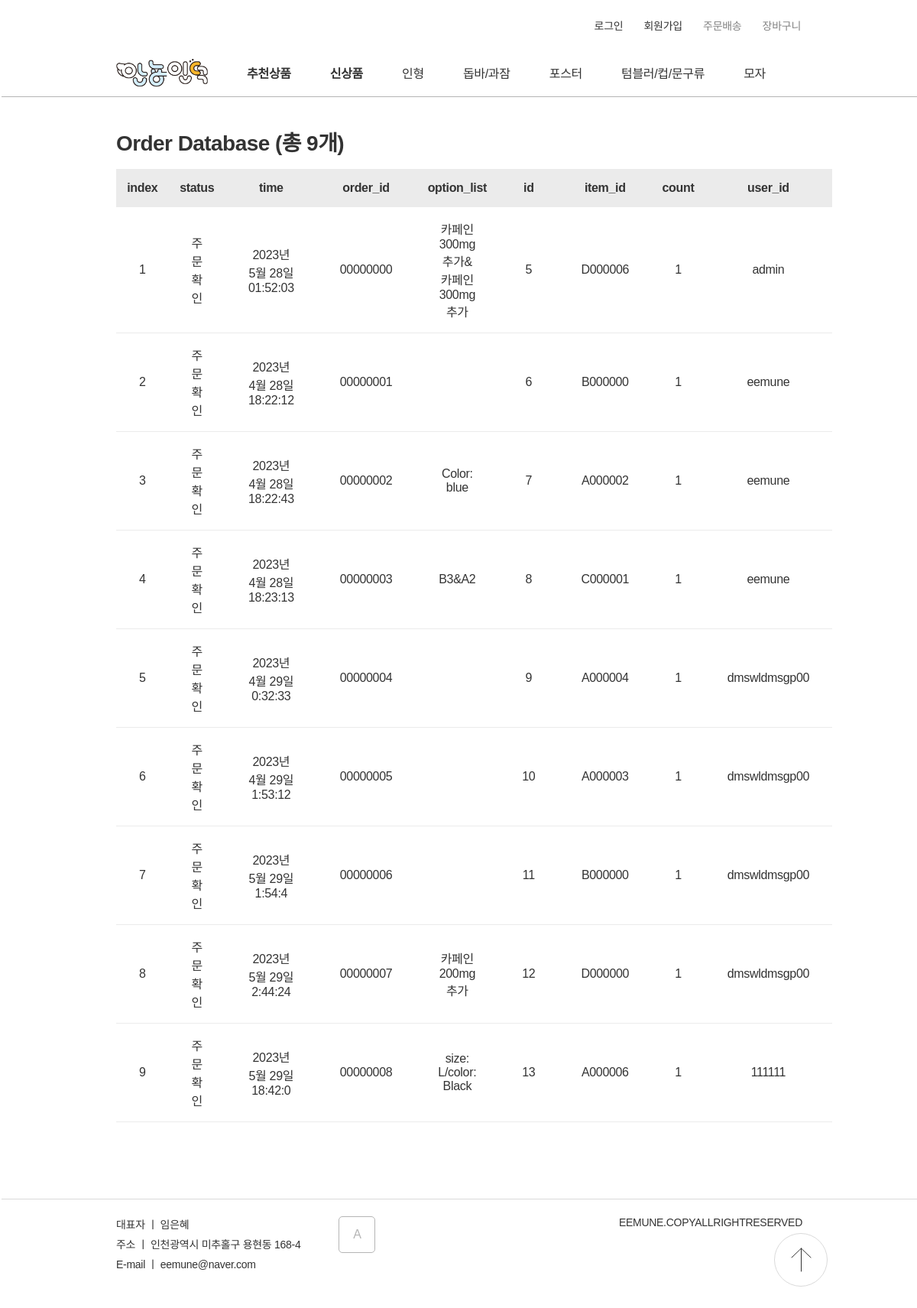
Page /admin_sold_list on the committed database.
### data_models.py (models this page shows)
class Order(db.Model):
    __tablename__="Order"
    id=Column(db.Integer, primary_key=True)
    order_id=Column(String(8))
    status=Column(String)
    item_id=Column(String(7))
    time=Column(String)
    count=Column(Integer)
    option_list=Column(String)
    user_id=Column(String)

### server.py (the view)
@app.route('/admin_sold_list')
def sold_list():
    return render_template("admin_sold_list.html", item=db.session.query(Order).all())\

### templates/admin_sold_list.html (shortened to what this page needs)
<!DOCTYPE html>
<html lang="ko">
<head>
    <link href="../static/CSS/nav.css" rel="stylesheet">
    <link href="../static/CSS/stylesheet.css" rel="stylesheet">
    <link href="../static/CSS/show_db.css" rel="stylesheet">
</head>
<nav>
    <div id="comp_header">
        <div id="component_top-list">
            <ul>
                {% if session['user_id']%}
                <li><a class="size_14"href="./wishlist">{{session['user_id']}}님 안녕하세요!</a></li>
                <li><a class="size_14"href="./logout">로그아웃</a></li>
                {% else %}
                <li><a class="size_14"href="./signin">로그인</a></li>
                <li><a class="size_14"href="./signup">회원가입</a></li>
                {% endif %}
                <li><a class="size_14 color_B5B5B5"href="error">주문배송</a></li>
                <li><a class="size_14 color_B5B5B5"href="wishlist">장바구니</a></li>
            </ul>
        </div>
        <div id="component_navigator">
            <ul>
                <img id="LOGO" onclick="location.href='/'" src="../static/img/icon/안뇽인덕.png"/>
                <li><a style="font-weight: 700;" href="./category_item?category=추천상품">추천상품</a></li>
                <li><a style="font-weight: 700;" href=".//category_item?category=신상품">신상품</a></li>
                <li><a href="./category_item?category=A">인형</a></li>
                <li><a href="./category_item?category=B">돕바/과잠</a></li>
                <li><a href="./category_item?category=C">포스터</a></li>
                <li><a href="./category_item?category=D">텀블러/컵/문구류</a></li>
                <li><a href="./category_item?category=E">모자</a></li>
            </ul>
        </div>
        </div>
</nav>
<body>
    <p class="section_title weight_700">{{item[0].__table__.name}} Database (총 {{item|length}}개)</p>
    <table class="show_db">
        <tr class="table_header">
            <td class="weight_700">index</td>
            {%for key in item[0].__dict__%}
                {%if loop.index!=1%}
                    <td class="weight_700">{{key}}</td>
                {%endif%}
            {%endfor%}
        </tr>
        {%for  obj in item%}
            <tr  class="table_body">
                <td>{{loop.index}}</td>
                {%for key in obj.__dict__%}
                    {%if loop.index!=1%}
                        <td>{{obj.__dict__[key]}}</td>
                    {%endif%}
                {%endfor%}
            </tr>
        {%endfor%}
    </table>
</body>
<footer>
    <div class="introduction">
        <p class="size_14">대표자 ㅣ 임은혜</p>
        <p class="size_14">주소 ㅣ 인천광역시 미추홀구 용현동 168-4</p>
        <p class="size_14">E-mail ㅣ eemune@naver.com</p>
    </div>
    <button onclick="location.href='/adminpage'">A</button>
    <div class="copyright">
        <p class="color_838383 size_14">EEMUNE.COPYALLRIGHTRESERVED</p>
    </div>
    <img id="gogo_top" src="../static/img/icon/icon_top.svg" onclick="location.href='#'"/>
</footer>
</html>

### static/CSS/nav.css (style rules this page uses)
#component_top-list { margin-top:23px; display: flex; justify-content: flex-end; height:44px; }
#component_top-list ul li:not(:last-child) { margin-right:23px; }
#component_top-list li { font-size: 14px; color:#B5B5B5; }
#LOGO { display: inline-block; cursor:pointer; }
#component_navigator { display: inline-block; margin-left: -150px; height:60px; padding-right: 50px; width:100vw; border-bottom: 1px solid #B5B5B5; background-color: rgba(255, 255, 255, 0.89); z-index: 3; transition: 0.5s; }
#component_navigator ul { padding:0px 150px; display: flex; justify-content: space-between; align-items: center; height: 56px; }
#component_navigator li { text-align: center; }

### static/CSS/stylesheet.css (style rules this page uses)
* { margin:0px; padding:0px; font-family: 'Noto Sans KR', sans-serif; font-size:16px; font-weight: 400; text-decoration: none; color:#333333; letter-spacing: -0.02em; box-sizing: border-box; }
#LOGO { width:120px; }
button { cursor:pointer; }
img { object-fit: cover; }
body { padding:0px 152px; overflow-x: hidden; }
li { list-style:none; display: inline-block; }
.color_B5B5B5 { color: #b5b5b5; }
.color_B5B5B5 { color: #838383; }
.size_14 { font-size:14px; }
.weight_700 { font-weight: 700; }
.section_title { font-size: 28px; }
footer { border-top: 1px solid #D9D9D9; padding-top:22px; width:100vw; margin-left: -150px; padding-left: 150px; display: flex; margin-bottom: 60px; }
footer .introduction p { margin-bottom: 6px; }
footer button { padding: 0; margin-left:50px; width:48px; height:48px; border: 1px solid #B5B5B5; color:#B5B5B5; background-color: white; }
.copyright { position: absolute; right:150px; }
#gogo_top { width:70px; height:70px; position: fixed; right:117px; bottom:46px; z-index: 3; cursor:pointer; }
button { border: 1px solid #0085FF; color: #0085FF; background-color: white; border-radius: 5px; transition: 0.5s; }

### static/CSS/show_db.css (style rules this page uses)
.show_db { width:100%; text-align: center; border-collapse: collapse; margin-bottom: 100px; }
.table_header { width:100%; background-color: #ebebeb; height: 50px; align-items: center; }
.table_body { width:100%; border-bottom: 1px solid #ebebeb; align-items: center; box-sizing: border-box; }
.table_body td { padding: 16px 30px; }
.section_title { margin-top: 38px; margin-bottom: 16px; }

### rows in the picture
Order: status "주문 확인" "2023년 5월 28일 01:52:03" "00000000" "카페인 300mg 추가&카페인 300mg 추가" "5" "D000006" "1" "admin"
Order: status "주문 확인" "2023년 4월 28일 18:22:12" "00000001" "6" "B000000" "1" "eemune"
Order: status "주문 확인" "2023년 4월 28일 18:22:43" "00000002" "Color: blue" "7" "A000002" "1" "eemune"
Order: status "주문 확인" "2023년 4월 28일 18:23:13" "00000003" "B3&A2" "8" "C000001" "1" "eemune"
Order: status "주문 확인" "2023년 4월 29일 0:32:33" "00000004" "9" "A000004" "1" "dmswldmsgp00"
Order: status "주문 확인" "2023년 4월 29일 1:53:12" "00000005" "10" "A000003" "1" "dmswldmsgp00"
Order: status "주문 확인" "2023년 5월 29일 1:54:4" "00000006" "11" "B000000" "1" "dmswldmsgp00"
Order: status "주문 확인" "2023년 5월 29일 2:44:24" "00000007" "카페인 200mg 추가" "12" "D000000" "1" "dmswldmsgp00"
Order: status "주문 확인" "2023년 5월 29일 18:42:0" "00000008" "size: L/color: Black" "13" "A000006" "1" "111111"

### other values in the picture
{{ item[0].__table__.name }} "Order"
{{ item|length }} "9"
{{ key }} "status" "time" "order_id" "option_list" "id" "item_id" "count" "user_id"
